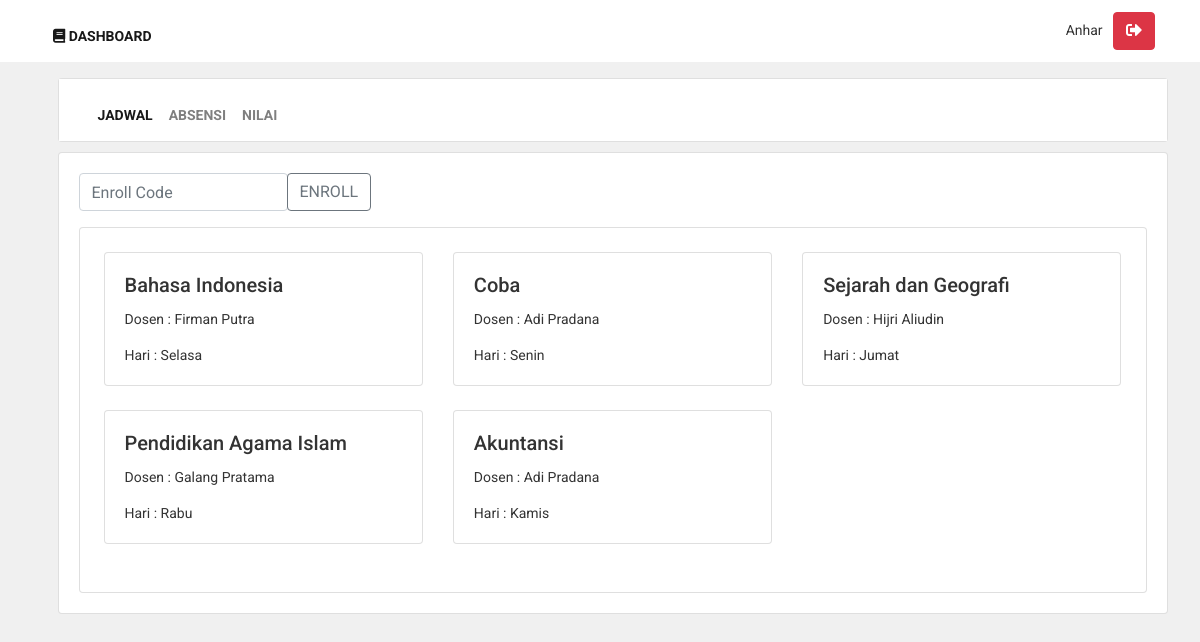
/mahasiswa/dashboard.php (signed in), run on the app's committed database.
### tables this page shows
CREATE TABLE `enrolled_code` (
  `id` int(11) NOT NULL,
  `NIM_mahasiswa` varchar(255) NOT NULL,
  `enroll_code` varchar(255) NOT NULL,
  `enroll_at` datetime NOT NULL DEFAULT current_timestamp()
);

CREATE TABLE `enroll_code` (
  `code` varchar(255) NOT NULL,
  `nik_dosen` varchar(255) NOT NULL,
  `nama_kelas` varchar(255) NOT NULL,
  `jadwal` varchar(255) NOT NULL,
  `create_at` datetime NOT NULL DEFAULT current_timestamp()
);

CREATE TABLE `dosen` (
  `nik` varchar(255) NOT NULL,
  `nama` varchar(255) NOT NULL,
  `alamat` varchar(255) NOT NULL,
  `no_hp` varchar(255) NOT NULL,
  `password` varchar(24) NOT NULL DEFAULT '123'
);

### mahasiswa/dashboard.php (the view, shortened to what this page needs)
<!DOCTYPE html>
<html lang="en">
<head>
    <link rel="stylesheet" href="../assets/styles/bootstrap.min.css" />
    <link rel="stylesheet" href="../assets/fontawesome/web-fonts-with-css/css/fontawesome-all.min.css" />
    <link rel="stylesheet" type="text/css" href="../assets/styles/styles.css" />
</head>
<body>
    <?php
    require_once '../koneksi.php';
    require_once 'navbar.php'
    ?>
    <div id="content">
    <div class="container">
    <div class="card mt-3">
    <nav class="navbar navbar-expand-lg navbar-light" id="navbar">
    <div class="container">
        <div class="collapse navbar-collapse" id="navigation">
            <div class="padding-nav">
                <ul class="navbar-nav mr-auto">
                    <li class="nav-item">
                        <a class="nav-link active" href="dashboard.php">Jadwal<span class="sr-only">(current)</span></a>
                    </li>
                    <li class="nav-item">
                        <a class="nav-link" href="dashboard_1.php">Absensi</a>
                    </li>
                    <li class="nav-item">
                        <a class="nav-link" href="dashboard_2.php">Nilai</a>
                    </li>
                </ul>
            </div>
        </div>
    </div>
    </nav>
    </div>
    <div class="row mt-2">
    <div class="col-md-12" id="cart">
    <div class="card">
    <div class="card-body">
    <div class="input-group mb-3">
            <form action="enroll.php" method="post" class="form-inline">
                <div class="form-group">
                    <input type="text" class="form-control" placeholder="Enroll Code" aria-label="Recipient's username" aria-describedby="basic-addon2" name="enroll_code" required>
                    <div class="input-group-append">
                        <button class="btn btn-outline-secondary" type="submit">ENROLL</button>
                    </div>
                </div>
            </form>
    </div>
    <div class="container card p-4">
            <div class="row">
                <?php
                    $query = "SELECT enrolled_code.id,enroll_code.jadwal, enroll_code.nama_kelas, dosen.nama FROM ((enrolled_code INNER JOIN enroll_code ON enrolled_code.enroll_code = enroll_code.code)INNER JOIN dosen ON enroll_code.nik_dosen = dosen.nik) WHERE NIM_mahasiswa = '".$_SESSION['nim']."';";
                    $data = $conn->query($query);
                    while ($row = $data->fetch_assoc()) {
                ?>
                <div class="col-sm-4 mb-4">
                    <div class="card">
                        <div class="card-body">
                            <h5 class="card-title"><?=$row['nama_kelas']?></h5>
                            <p class="card-text">Dosen : <?=$row['nama']?></p>
                            <p class="card-text">Hari : <?=$row['jadwal']?></p>
                        </div>
                    </div>
                </div>
                <?php
                    }
                ?>
            </div>
        </div>
    </div>
    </div>
    </div>
    </div>
</body>
</html>

### mahasiswa/navbar.php (shortened to what this page needs)
<nav class="navbar navbar-expand-lg navbar-light" id="navbar">
        <div class="container">
            <div class="collapse navbar-collapse" id="navigation">
                <div class="padding-nav">
                    <ul class="navbar-nav mr-auto">
                        <li class="nav-item">
                            <a class="nav-link active" href="index.php">
                                <i class="fa fa-book"></i> Dashboard
                            </a>
                        </li>
                    </ul>
                </div>
            </div>
            <div class="clearfix">
                <?php echo $_SESSION['nama'] ?>
                <a href="../logout.php" class="btn btn-danger navbar-btn right">
                    <i class="fa fa-sign-out-alt"></i>
                </a>
            </div>
        </div>
    </nav>

### assets/styles/styles.css (style rules this page uses)
body { font-family: "Roboto", Helvetica, Arial, sans-serif; font-size: 14px; line-height: 1.42857143; color: #333; background-color: #f0f0f0; overflow-x: hidden; }
.navbar { background: white; }
a.nav-link { text-transform: uppercase; font-weight: bold; font-size: 14px; }
.padding-nav { padding-top: 10px; }
#content { padding-left: 25px; }

### data on the page
enrolled_code: enroll_code.nama_kelas "Bahasa Indonesia", dosen.nama "Firman Putra", enroll_code.jadwal "Selasa"
enrolled_code: enroll_code.nama_kelas "Coba", dosen.nama "Adi Pradana", enroll_code.jadwal "Senin"
enrolled_code: enroll_code.nama_kelas "Sejarah dan Geografi", dosen.nama "Hijri Aliudin", enroll_code.jadwal "Jumat"
enrolled_code: enroll_code.nama_kelas "Pendidikan Agama Islam", dosen.nama "Galang Pratama", enroll_code.jadwal "Rabu"
enrolled_code: enroll_code.nama_kelas "Akuntansi", dosen.nama "Adi Pradana", enroll_code.jadwal "Kamis"

### other printed values
$_SESSION['nama'] "Anhar"
